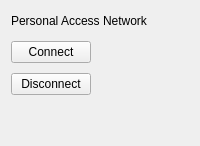
          <widget class="QWidget" name="tabPANU">
           <attribute name="title">
            <string>PANU</string>
           </attribute>
           <layout class="QGridLayout" name="gridLayout_271">
            <property name="verticalSpacing">
             <number>10</number>
            </property>
            <item row="0" column="0" colspan="3">
             <layout class="QHBoxLayout" name="horizontalLayout_331">
              <item>
               <widget class="QLabel" name="label_2A">
                <property name="text">
                 <string>Personal Access Network</string>
                </property>
               </widget>
              </item>
              <item>
               <spacer name="horizontalSpacer_291">
                <property name="orientation">
                 <enum>Qt::Vertical</enum>
                </property>
                <property name="sizeHint" stdset="0">
                 <size>
                  <width>40</width>
                  <height>20</height>
                 </size>
                </property>
               </spacer>
              </item>
             </layout>
            </item>
            <item row="3" column="1">
             <spacer name="verticalSpacer_191">
              <property name="orientation">
               <enum>Qt::Vertical</enum>
              </property>
              <property name="sizeHint" stdset="0">
               <size>
                <width>20</width>
                <height>40</height>
               </size>
              </property>
             </spacer>
            </item>
            <item row="1" column="0">
             <widget class="QPushButton" name="btnPANUConnect">
              <property name="text">
               <string>Connect</string>
              </property>
             </widget>
            </item>
            <item row="2" column="0">
             <widget class="QPushButton" name="btnPANUDisconnect">
              <property name="text">
               <string>Disconnect</string>
              </property>
             </widget>
            </item>
           </layout>
          </widget>
